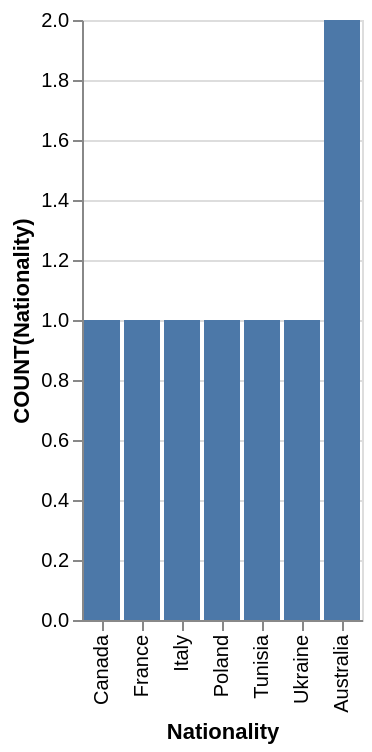

This figure's Vega-Lite source:
### Vega-Lite specification from a JSON file in a GitHub repository (floating-point values rounded to 4 significant figures)
{"data": {"values": [{"x_data": "Canada", "y_data": 1}, {"x_data": "France", "y_data": 1}, {"x_data": "Italy", "y_data": 1}, {"x_data": "Poland", "y_data": 1}, {"x_data": "Tunisia", "y_data": 1}, {"x_data": "Ukraine", "y_data": 1}, {"x_data": "Australia", "y_data": 2}]}, "mark": "bar", "encoding": {"x": {"field": "x_data", "type": "nominal", "title": "Nationality", "sort": {"op": "sum", "field": "y_data", "order": "ascending"}}, "y": {"field": "y_data", "type": "quantitative", "title": "COUNT(Nationality)"}}}
